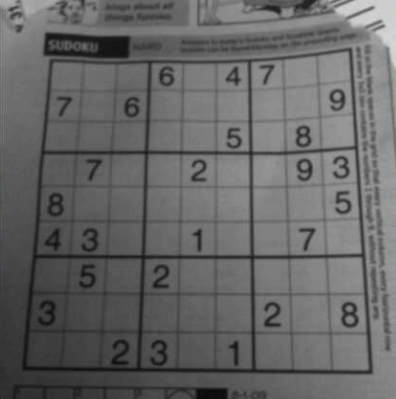
#> input picture datasets/sudoku/sudoku-screen-3.png, 396 x 399 px, found by its file name
$ python detect-sudoku.py
#> lines starting #> are read from the running program, lines starting #| are printed output that depends on the picture; after the words box and inside, x2 and y2 are one past the last pixel; in counts of white or black regions, pixels touching at a corner belong together
import cv2
import numpy as np

image  = cv2.imread("data/sudoku-screen-3.png")
#> image is the input picture: shape (399, 396, 3); mean B, G, R 101.7, 101.7, 101.7
gray = cv2.cvtColor(image, cv2.COLOR_BGR2GRAY)
blur = cv2.bilateralFilter(gray, 5, 75, 75)
thresh = cv2.adaptiveThreshold(blur, 255, 1, 1, 11, 2)
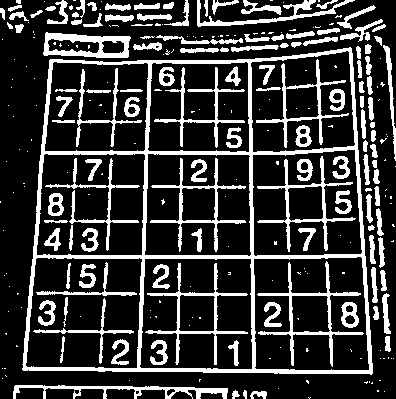
#> thresh: shape (399, 396); 22% white; 279 white regions (156 under 20 px)
# thresh = cv2.adaptiveThreshold(blur, 255, cv2.ADAPTIVE_THRESH_GAUSSIAN_C, cv2.THRESH_BINARY,11,2)

contours = cv2.findContours(thresh, cv2.RETR_TREE, cv2.CHAIN_APPROX_SIMPLE)[0]
#> contours = 311 contours, 165 with area under 20; largest, box (x1, y1, x2, y2) and area: (22, 47, 373, 375) 102279, (253, 256, 370, 371) 12460, (139, 258, 253, 370) 12046, (25, 257, 143, 369) 11932, (252, 149, 363, 257) 10822

max_area = 0
c = 0
for i in contours:
        area = cv2.contourArea(i)
        if area > 1000:
                if area > max_area:
                    max_area = area
                    best_cnt = i
                    image = cv2.drawContours(image, contours, c, (0, 255, 0), 3)
        c+=1
#> this loop made 311 passes
#> (area, max_area) on pass 99: (102279, 102279)
#> area on passes 3, 6, 8, 10, 29, 33: 64, 31.5, 815.5, 42, 57, 46.5
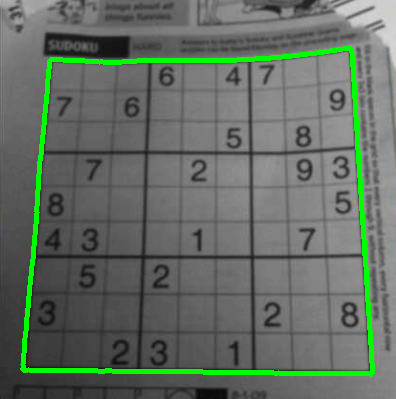
#> image: shape (399, 396, 3); 4.07% of pixels changed, all inside (x1, y1, x2, y2) = (20, 45, 375, 377)
#> after the loop, best_cnt = contour of 167 points, box (x1, y1, x2, y2) (22, 47, 373, 375), area 102279; c = 311; max_area = 102279

mask = np.zeros((gray.shape),np.uint8)
cv2.drawContours(mask,[best_cnt],0,255,-1)
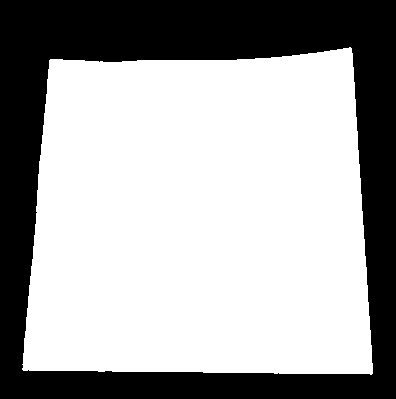
#> mask: shape (399, 396); 65.1% white; 1 black region, box (x1, y1, x2, y2) and area: (0, 0, 396, 399) 55081
cv2.drawContours(mask,[best_cnt],0,0,2)
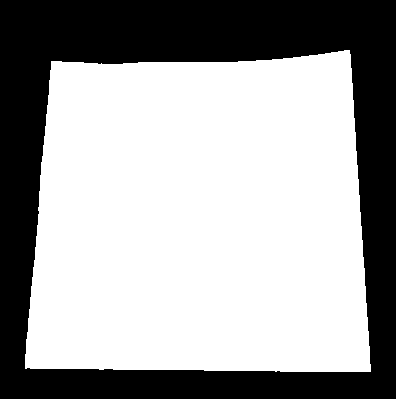
#> mask: shape (399, 396); 63.5% white; 1 black region, box (x1, y1, x2, y2) and area: (0, 0, 396, 399) 57730
# cv2.imshow("mask", mask)

out = np.zeros_like(gray)
out[mask == 255] = gray[mask == 255]
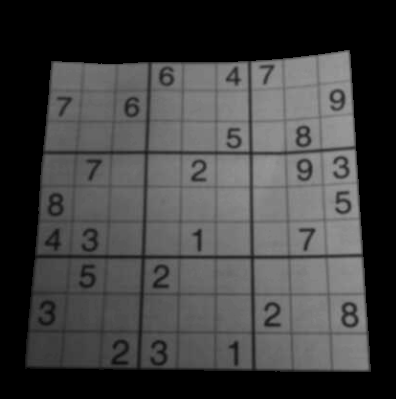
#> out: shape (399, 396); min 0, max 156, mean 64.5

blur = cv2.GaussianBlur(out, (5,5), 0)

thresh = cv2.adaptiveThreshold(blur, 255, 1, 1, 11, 2)
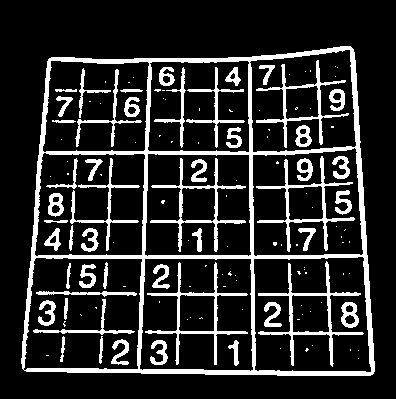
#> thresh: shape (399, 396); 16.2% white; 133 white regions (83 under 20 px)

contours = cv2.findContours(thresh, cv2.RETR_TREE, cv2.CHAIN_APPROX_SIMPLE)[0]
#> contours = 160 contours, 84 with area under 20; largest, box (x1, y1, x2, y2) and area: (21, 46, 375, 376) 104922, (253, 256, 372, 373) 12728, (23, 257, 143, 371) 12210, (139, 258, 254, 372) 12170, (252, 147, 364, 257) 10920

c = 0
for i in contours:
        area = cv2.contourArea(i)
        if area > 1000/2:
            cv2.drawContours(image, contours, c, (0, 255, 0), 3)
        c+=1
#> this loop made 160 passes
#> area on passes 1 to 3: 104921.5, 12170, 95.5
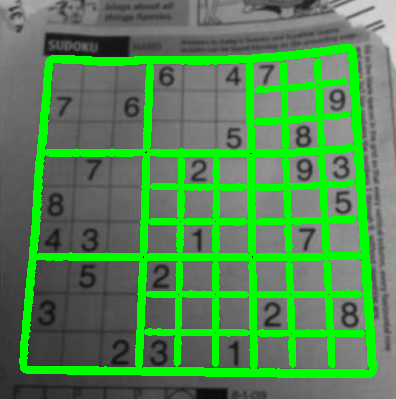
#> image: shape (399, 396, 3); 17.24% of pixels changed, all inside (x1, y1, x2, y2) = (19, 44, 377, 378)
#> after the loop, c = 160


cv2.imwrite('data/tmp/final.png', image)
# cv2.waitKey(0)
# cv2.destroyAllWindows()

$ run again, with datasets/sudoku/sudoku-screen-2.png copied over datasets/sudoku/sudoku-screen-3.png
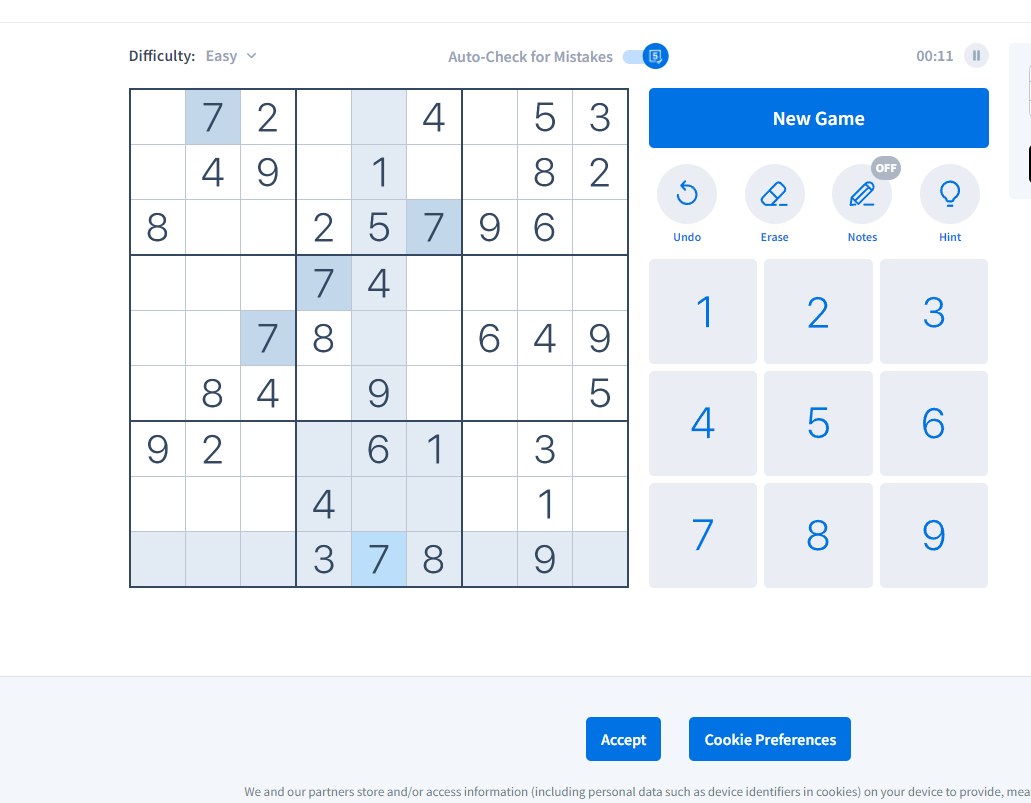
#> input picture datasets/sudoku/sudoku-screen-2.png, 1031 x 803 px, found by its file name
#> image is the input picture: shape (803, 1031, 3); mean B, G, R 247, 239.6, 232.7
#> `thresh = cv2.adaptiveThreshold(blur, 255, 1, 1, 11, 2)`:
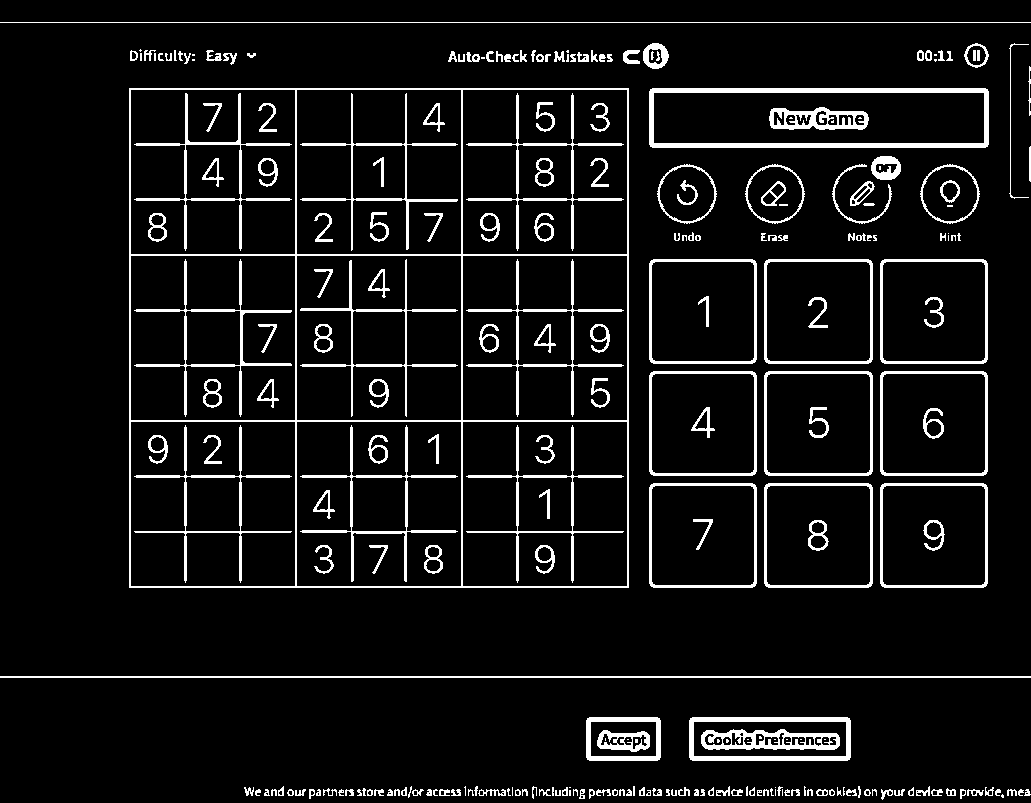
#> thresh: shape (803, 1031); 7.9% white; 262 white regions (51 under 20 px)
#> `contours = cv2.findContours(thresh, cv2.RETR_TREE, cv2.CHAIN_APPROX_SI..`: contours = 417 contours, 155 with area under 20; largest, box (x1, y1, x2, y2) and area: (129, 88, 629, 588) 249001, (462, 421, 628, 587) 27223, (296, 421, 462, 587) 27223, (130, 421, 296, 587) 27223, (462, 255, 628, 421) 27223
#> the loop `for i in contours:` made 417 passes
#> (area, max_area, best_cnt) on pass 266: (249001, 249001, [[129, 88], [129, 587], [628, 587], [628, 88]])
#> after the loop `for i in contours:`: c = 417; max_area = 249001
#> `contours = cv2.findContours(thresh, cv2.RETR_TREE, cv2.CHAIN_APPROX_SI..`: contours = 91 contours; largest, box (x1, y1, x2, y2) and area: (126, 85, 632, 591) 254999, (462, 89, 628, 255) 26958, (462, 421, 628, 587) 26920, (130, 421, 296, 587) 26920, (130, 89, 296, 255) 26910
#> the loop `for i in contours:` made 91 passes
#> area on passes 1 to 8: 254999, 26920.5, 348, 152.5, 172, 3919, 2868, 92
#> after the loop `for i in contours:`:
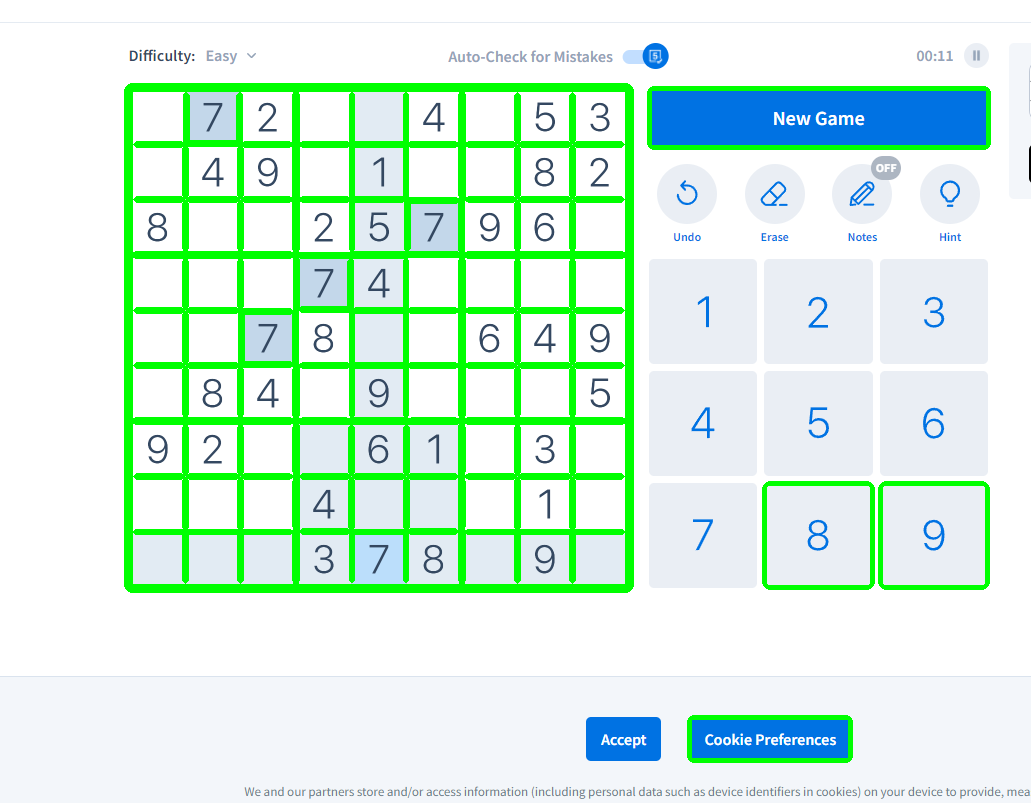
#> image: shape (803, 1031, 3); mean B, G, R 224.6, 242.9, 212.3
#> after the loop `for i in contours:`: c = 91

$ run again, with datasets/sudoku/sudoku-screen-4.jpg saved as datasets/sudoku/sudoku-screen-3.png
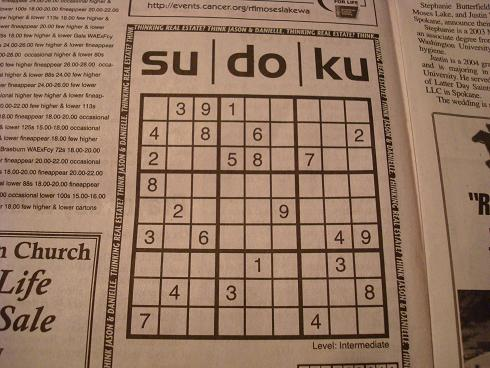
#> input picture datasets/sudoku/sudoku-screen-4.jpg, 490 x 368 px, found by its file name
#> image is the input picture: shape (368, 490, 3); mean B, G, R 99.6, 120.7, 150.8
#> `thresh = cv2.adaptiveThreshold(blur, 255, 1, 1, 11, 2)`:
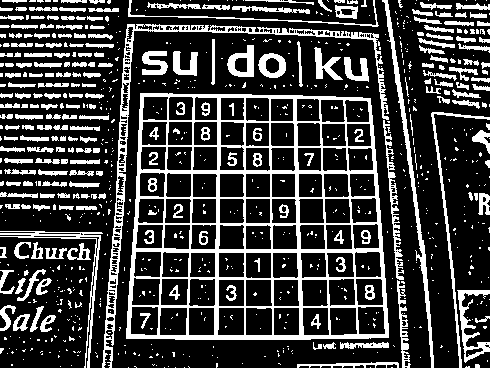
#> thresh: shape (368, 490); 24.1% white; 844 white regions (611 under 20 px)
#> `contours = cv2.findContours(thresh, cv2.RETR_TREE, cv2.CHAIN_APPROX_SI..`: contours = 1107 contours, 774 with area under 20; largest, box (x1, y1, x2, y2) and area: (126, 93, 389, 340) 59947, (102, 24, 389, 368) 4074, (382, 0, 434, 368) 1182, (0, 231, 103, 368) 799, (130, 306, 159, 336) 774
#> the loop `for i in contours:` made 1107 passes
#> (area, max_area) on pass 446: (59947, 59947)
#> after the loop `for i in contours:`: best_cnt = contour of 89 points, box (x1, y1, x2, y2) (126, 93, 389, 340), area 59947; c = 1107; max_area = 59947
#> `contours = cv2.findContours(thresh, cv2.RETR_TREE, cv2.CHAIN_APPROX_SI..`: contours = 291 contours, 175 with area under 20; largest, box (x1, y1, x2, y2) and area: (124, 91, 391, 342) 61878, (127, 306, 159, 338) 792, (159, 307, 188, 337) 748, (245, 307, 273, 337) 744, (188, 307, 216, 338) 740
#> the loop `for i in contours:` made 291 passes
#> area on passes 1, 3, 7: 61877.5, 727.5, 709
#> after the loop `for i in contours:`:
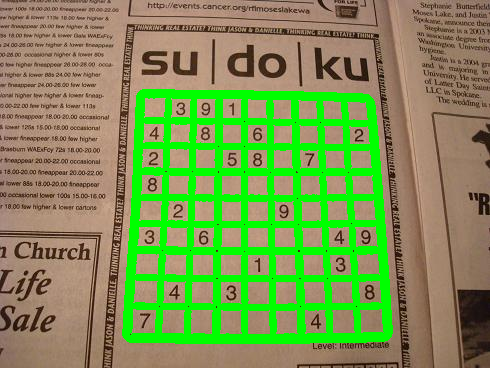
#> image: shape (368, 490, 3); mean B, G, R 84.2, 148.5, 126
#> after the loop `for i in contours:`: c = 291
